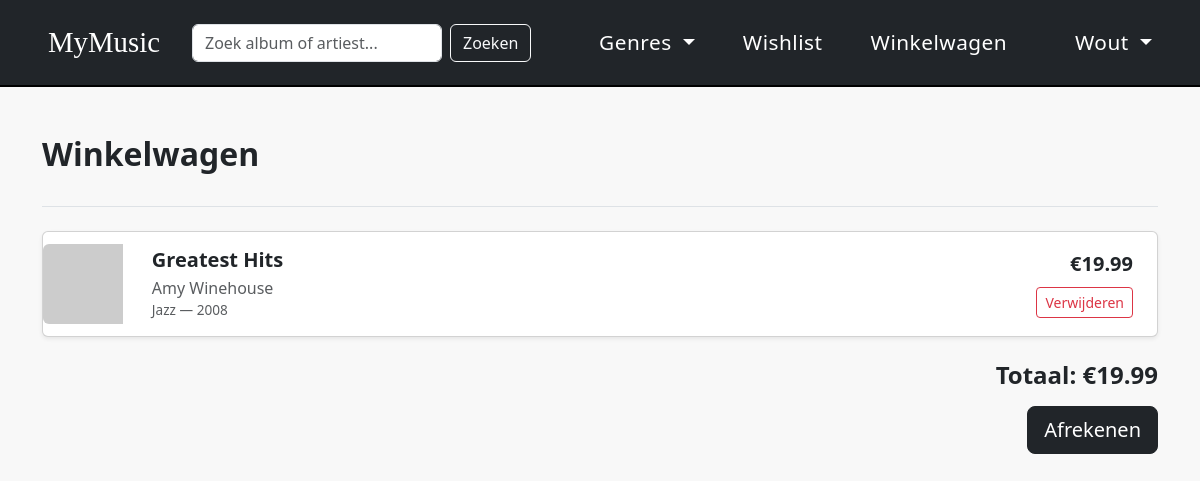
Before: /cart (signed in) with the older database file.
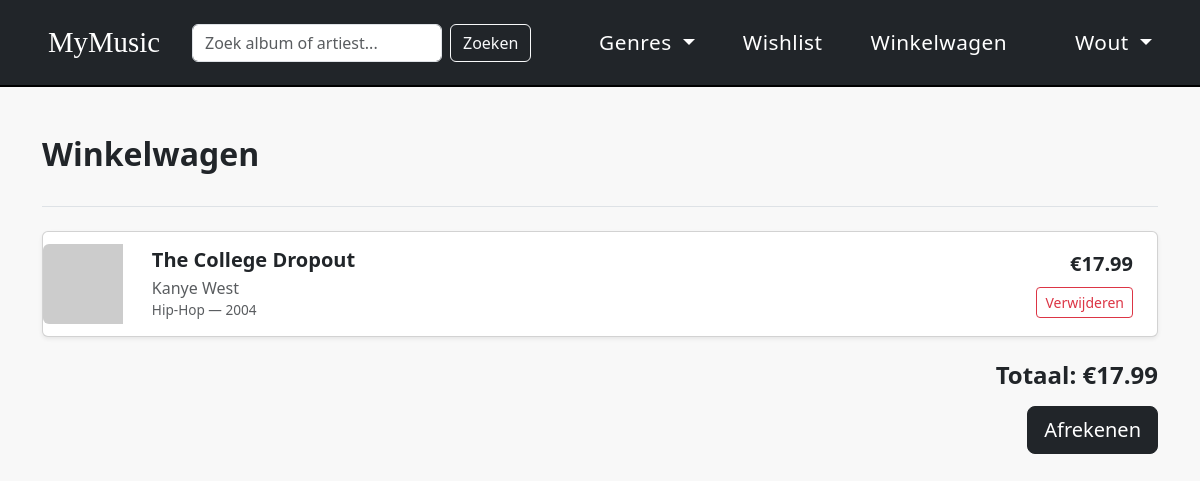
After: the same page with the newer database file.
### tables this page shows
CREATE TABLE cart (
            id INTEGER PRIMARY KEY AUTOINCREMENT,
            user_id INTEGER,
            album_id INTEGER,
            quantity INTEGER DEFAULT 1
        );

CREATE TABLE albums (
            id INTEGER PRIMARY KEY AUTOINCREMENT,
            title TEXT NOT NULL,
            artist TEXT NOT NULL,
            genre TEXT NOT NULL,
            year INTEGER,
            price REAL,
            type TEXT,
            cover_url TEXT,
            popularity INTEGER DEFAULT 0
        );

### app.py (the view)
@app.route("/cart")
def cart():
    if "user_id" not in session:
        return redirect("/login")
    con = get_db()
    items = con.execute("""
        SELECT albums.*, cart.quantity FROM albums
        JOIN cart ON albums.id = cart.album_id
        WHERE cart.user_id = ?
    """, (session["user_id"],)).fetchall()
    con.close()
    return render_template("cart.html", items=items)

### app.py (called while the page is built)
def get_db():
    con = sqlite3.connect(DB)
    con.row_factory = sqlite3.Row
    return con

### Templates/cart.html
{% extends "layout.html" %}
{% block content %}
<div class="py-4 mb-4 border-bottom">
    <h2 class="fw-bold">Winkelwagen</h2>
</div>
{% if items %}
<div class="row g-3">
    {% for item in items %}
    <div class="col-12">
        <div class="card shadow-sm">
            <div class="row g-0 align-items-center">
                <div class="col-md-1">
                    {% if item.cover_url %}
                        <img src="{{ item.cover_url }}" class="img-fluid rounded-start" alt="{{ item.title }}" style="height: 80px; object-fit: cover;" onerror="this.src='https://placehold.co/80x80?text=Geen+Cover'">
                    {% endif %}
                </div>
                <div class="col-md-8">
                    <div class="card-body">
                        <h5 class="card-title fw-bold mb-1">{{ item.title }}</h5>
                        <p class="card-text text-muted mb-0">{{ item.artist }}</p>
                        <p class="card-text text-muted" style="font-size: 0.85rem;">{{ item.genre }} — {{ item.year }}</p>
                    </div>
                </div>
                <div class="col-md-3 text-end pe-4">
                    <p class="fw-bold fs-5 mb-2">€{{ "%.2f"|format(item.price) }}</p>
                    <a href="/cart/remove/{{ item.id }}" class="btn btn-outline-danger btn-sm">Verwijderen</a>
                </div>
            </div>
        </div>
    </div>
    {% endfor %}
</div>
<div class="mt-4 text-end">
    <h4 class="fw-bold">Totaal: €{{ "%.2f"|format(items|sum(attribute='price')) }}</h4>
    <button class="btn btn-dark btn-lg mt-2">Afrekenen</button>
</div>
{% else %}
<div class="text-center mt-5">
    <p class="text-muted fs-5">Je winkelwagen is leeg.</p>
    <a href="/" class="btn btn-dark mt-2">Verder winkelen</a>
</div>
{% endif %}
{% endblock %}

### Templates/layout.html (shortened to what this page needs)
<!DOCTYPE html>
<html lang="nl">
<head>
    <link rel="stylesheet" href="https://cdn.jsdelivr.net/npm/bootstrap@5.3/dist/css/bootstrap.min.css">
</head>
<body>
<nav class="navbar navbar-dark bg-dark">
    <div class="container-fluid px-5 d-flex justify-content-between align-items-center">
        <div class="d-flex align-items-center gap-3">
            <a class="navbar-brand" href="/">MyMusic</a>
            <form action="/zoek" method="GET" class="d-flex">
                <input type="text" name="q" class="form-control" placeholder="Zoek album of artiest..." style="width: 250px;">
                <button type="submit" class="btn btn-outline-light ms-2">Zoeken</button>
            </form>
        </div>
        <div class="d-flex gap-5 align-items-center">
            <div class="dropdown">
                <a class="nav-link dropdown-toggle" href="#" data-bs-toggle="dropdown">
                    Genres
                </a>
            </div>
            <a class="nav-link" href="/wishlist">Wishlist</a>
            <a class="nav-link" href="/cart">Winkelwagen</a>
        </div>
        {% if session.username %}
            <div class="dropdown">
                <a class="nav-link dropdown-toggle" href="#" data-bs-toggle="dropdown">
                    {{ session.username }}
                </a>
            </div>
        {% else %}
            <a class="nav-link" href="/login">Inloggen</a>
        {% endif %}
    </div>
</nav>
<div class="container mt-4">
    {% block content %}{% endblock %}
</div>
</body>
</html>

### Templates/layout.html (style rules this page uses)
body { background-color: #f8f8f8; font-family: 'Segoe UI', sans-serif; }
.navbar { border-bottom: 2px solid #000000; padding: 16px 0; }
.navbar-brand { font-family: 'Playfair Display', serif; font-size: 1.8rem; }
.nav-link { font-size: 1.3rem; color: white !important; letter-spacing: 0.5px; }
.card { transition: transform 0.3s ease; }

Changed rows visible on the page:
removed cart: title "Greatest Hits", artist "Amy Winehouse", genre "Jazz", year "2008"
no longer on this page (row unchanged): albums: price "19.99"
added cart: title "The College Dropout", artist "Kanye West", genre "Hip-Hop", year "2004"
added albums: price "17.99"
Other visible differences:
{{ "%.2f"|format(items|sum(attribute='price')) }}: "19.99" → "17.99"
